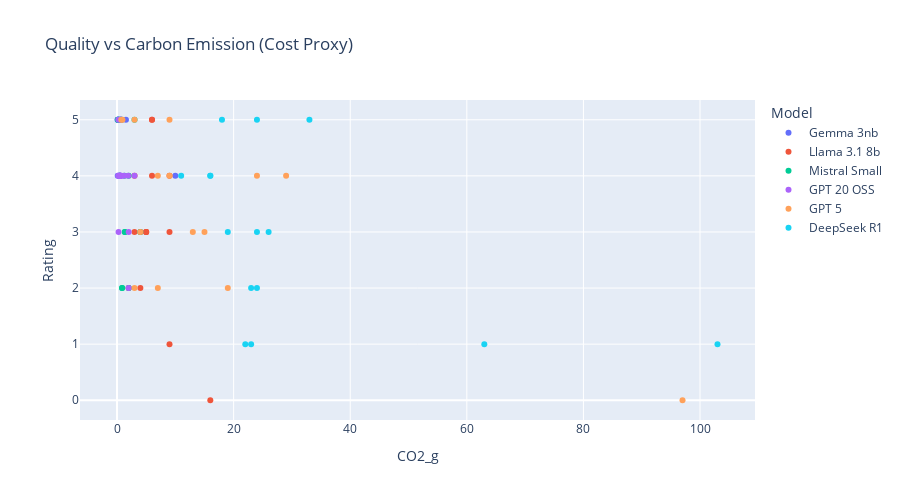

The cell this chart's notebook holds for it:
### Markdown cell above
### 2. 📈 Quality vs Cost (Scatter Plot)

### Code cell
fig = px.scatter(
    df,
    x='CO2_g',
    y='Rating',
    color='Model',
    hover_data=['Question_ID', 'Electricity_Wh', 'Inference_s'],
    title='Quality vs Carbon Emission (Cost Proxy)'
)
fig.update_layout(width=900, height=500)
fig.show()

### Figure 1 — Plotly figure (JSON) as saved in the notebook; plotly's stock layout.template omitted (floating-point values rounded to 4 significant figures)
{"data": [{"customdata": [[1, 0.19, 1.9], [2, 0.29, 4], [3, 1.13, 4], [4, 0.75, 3.5], [5, 0.13, 3.5], [6, 2, 2], [7, 0.25, 2], [8, 1.03, 11.5], [9, 0.55, 6], [10, 0.91, 8], [11, 0.77, 11], [12, 1.09, 14], [13, 0.88, 25.8], [14, 0.99, 5.6], [15, 0.59, 1.5]], "hovertemplate": "Model=Gemma 3nb<br>CO2_g=%{x}<br>Rating=%{y}<br>Question_ID=%{customdata[0]}<br>Electricity_Wh=%{customdata[1]}<br>Inference_s=%{customdata[2]}<extra></extra>", "legendgroup": "Gemma 3nb", "marker": {"color": "#636efa", "symbol": "circle"}, "mode": "markers", "name": "Gemma 3nb", "orientation": "v", "showlegend": true, "type": "scatter", "x": [0.12, 0.18, 0.7, 0.46, 0.08, 1.53, 0.16, 10, 0.34, 0.56, 0.47, 0.67, 0.54, 0.61, 0.36], "xaxis": "x", "y": [4, 5, 5, 5, 5, 5, 5, 4, 4, 4, 5, 5, 4, 5, 5], "yaxis": "y"}, {"customdata": [[1, 9, 3], [2, 15, 4], [3, 11, 5], [4, 5, 4.5], [5, 7, 4.7], [6, 14, 3], [7, 5, 3], [8, 0.63, 12], [9, 3, 6.5], [10, 15, 8.5], [11, 9, 12], [12, 8, 15], [13, 27, 26], [14, 7, 6.9], [15, 7, 1.6]], "hovertemplate": "Model=Llama 3.1 8b<br>CO2_g=%{x}<br>Rating=%{y}<br>Question_ID=%{customdata[0]}<br>Electricity_Wh=%{customdata[1]}<br>Inference_s=%{customdata[2]}<extra></extra>", "legendgroup": "Llama 3.1 8b", "marker": {"color": "#EF553B", "symbol": "circle"}, "mode": "markers", "name": "Llama 3.1 8b", "orientation": "v", "showlegend": true, "type": "scatter", "x": [6, 9, 6, 3, 5, 9, 3, 6, 2, 9, 5, 5, 16, 4, 4], "xaxis": "x", "y": [5, 1, 4, 4, 3, 4, 3, 5, 2, 3, 3, 3, 0, 3, 2], "yaxis": "y"}, {"customdata": [[1, 0.77, 2.8], [2, 0.33, 2], [3, 2, 3], [4, 1.31, 2.5], [5, 0.23, 3], [6, 5, 4], [7, 0.7, 2.5], [8, 2, 4], [9, 0.39, 2], [10, 1.45, 11], [11, 6, 9.5], [12, 4, 11.5], [13, 4, 10.5], [14, 1.37, 3.5], [15, 2, 9]], "hovertemplate": "Model=Mistral Small<br>CO2_g=%{x}<br>Rating=%{y}<br>Question_ID=%{customdata[0]}<br>Electricity_Wh=%{customdata[1]}<br>Inference_s=%{customdata[2]}<extra></extra>", "legendgroup": "Mistral Small", "marker": {"color": "#00cc96", "symbol": "circle"}, "mode": "markers", "name": "Mistral Small", "orientation": "v", "showlegend": true, "type": "scatter", "x": [0.44, 0.2, 1.26, 0.8, 0.14, 3, 0.43, 1.35, 0.24, 0.89, 4, 2, 2, 0.84, 1.33], "xaxis": "x", "y": [4, 5, 4, 5, 5, 5, 4, 3, 5, 2, 3, 4, 2, 2, 3], "yaxis": "y"}, {"customdata": [[1, 0.37, 2.5], [2, 1.25, 3], [3, 1.11, 4], [4, 0.94, 3], [5, 0.49, 4.1], [6, 4, 3.5], [7, 0.42, 4.5], [8, 0.99, 5], [9, 0.83, 2.5], [10, 0.72, 12.4], [11, 3, 10], [12, 4, 12.4], [13, 3, 11.5], [14, 0.37, 4], [15, 1.97, 9.5]], "hovertemplate": "Model=GPT 20 OSS<br>CO2_g=%{x}<br>Rating=%{y}<br>Question_ID=%{customdata[0]}<br>Electricity_Wh=%{customdata[1]}<br>Inference_s=%{customdata[2]}<extra></extra>", "legendgroup": "GPT 20 OSS", "marker": {"color": "#ab63fa", "symbol": "circle"}, "mode": "markers", "name": "GPT 20 OSS", "orientation": "v", "showlegend": true, "type": "scatter", "x": [0.23, 0.77, 0.68, 0.58, 0.3, 3, 0.26, 0.61, 0.51, 0.45, 1.91, 2, 1.98, 0.23, 1.22], "xaxis": "x", "y": [5, 4, 5, 4, 4, 4, 3, 4, 4, 4, 4, 3, 2, 4, 4], "yaxis": "y"}, {"customdata": [[1, 1.52, 12], [2, 15, 4], [3, 39, 5], [4, 5, 2.5], [5, 1.19, 3], [6, 31, 3], [7, 5, 12], [8, 24, 3.5], [9, 6, 11], [10, 31, 11], [11, 11, 152], [12, 11, 68], [13, 43, 127], [14, 14, 6.5], [15, 22, 21]], "hovertemplate": "Model=GPT 5<br>CO2_g=%{x}<br>Rating=%{y}<br>Question_ID=%{customdata[0]}<br>Electricity_Wh=%{customdata[1]}<br>Inference_s=%{customdata[2]}<extra></extra>", "legendgroup": "GPT 5", "marker": {"color": "#FFA15A", "symbol": "circle"}, "mode": "markers", "name": "GPT 5", "orientation": "v", "showlegend": true, "type": "scatter", "x": [0.93, 9, 24, 3, 0.73, 29, 3, 15, 4, 19, 7, 7, 97, 9, 13], "xaxis": "x", "y": [5, 5, 4, 5, 5, 4, 2, 3, 3, 2, 2, 4, 0, 4, 3], "yaxis": "y"}, {"customdata": [[1, 18, 15], [2, 37, 3.5], [3, 54, 6], [4, 26, 3], [5, 26, 2], [6, 19, 4], [7, 35, 13.5], [8, 39, 4.5], [9, 30, 13], [10, 39, 12], [11, 168, 150], [12, 103, 68.5], [13, 159, 126.5], [14, 38, 7], [15, 37, 21.5]], "hovertemplate": "Model=DeepSeek R1<br>CO2_g=%{x}<br>Rating=%{y}<br>Question_ID=%{customdata[0]}<br>Electricity_Wh=%{customdata[1]}<br>Inference_s=%{customdata[2]}<extra></extra>", "legendgroup": "DeepSeek R1", "marker": {"color": "#19d3f3", "symbol": "circle"}, "mode": "markers", "name": "DeepSeek R1", "orientation": "v", "showlegend": true, "type": "scatter", "x": [11, 23, 33, 16, 16, 18, 22, 24, 19, 24, 103, 63, 26, 24, 23], "xaxis": "x", "y": [4, 1, 5, 4, 4, 5, 1, 2, 3, 5, 1, 1, 3, 3, 2], "yaxis": "y"}], "layout": {"height": 500, "legend": {"title": {"text": "Model"}, "tracegroupgap": 0}, "title": {"text": "Quality vs Carbon Emission (Cost Proxy)"}, "width": 900, "xaxis": {"anchor": "y", "domain": [0, 1], "title": {"text": "CO2_g"}}, "yaxis": {"anchor": "x", "domain": [0, 1], "title": {"text": "Rating"}}}}
